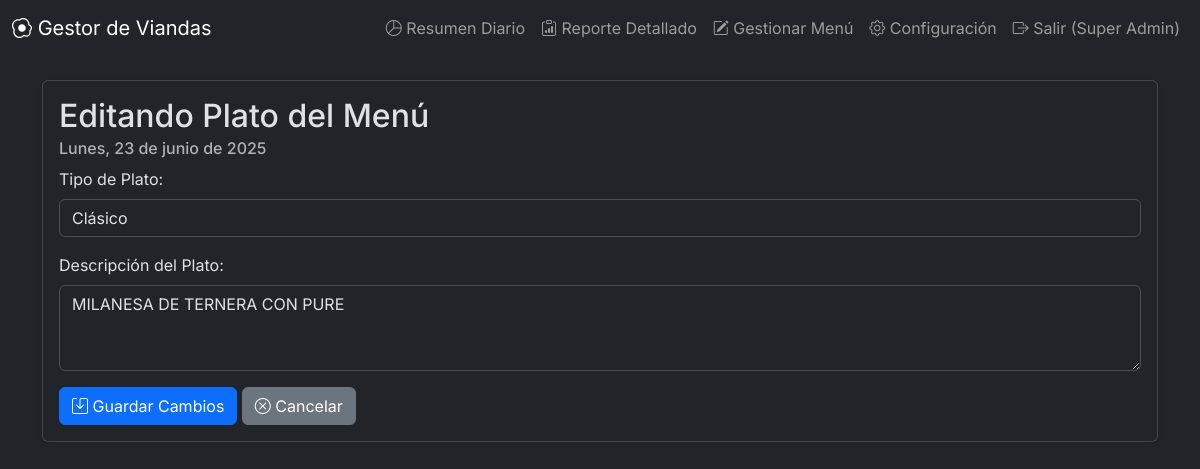
The page /admin/edit_menu_item/1 (signed in) on the database its author committed.
### app.py (models this page shows, shortened)
class User(UserMixin, db.Model):
    id = db.Column(db.Integer, primary_key=True); name = db.Column(db.String(100), nullable=False); email = db.Column(db.String(100), unique=True, nullable=False); password_hash = db.Column(db.String(128)); sector = db.Column(db.String(50)); role = db.Column(db.String(20), default='empleado')
    @property
    def is_admin(self): return self.role == 'admin'

class Menu(db.Model):
    id = db.Column(db.Integer, primary_key=True); menu_date = db.Column(db.Date, nullable=False); menu_type = db.Column(db.String(50), nullable=False); description = db.Column(db.String(200), nullable=False)

### app.py (the view)
@app.route('/admin/edit_menu_item/<int:menu_id>', methods=['GET', 'POST'])
@login_required
def admin_edit_menu_item(menu_id):
    if not current_user.is_admin: return redirect(url_for('index'))
    menu_item = Menu.query.get_or_404(menu_id)
    if request.method == 'POST':
        menu_item.description = request.form.get('description'); menu_item.menu_type = request.form.get('menu_type'); db.session.commit()
        flash('El plato ha sido actualizado con éxito.'); return redirect(url_for('admin_manage_menu'))
    return render_template('admin_edit_menu_item.html', menu_item=menu_item)

### app.py (called while the page is built)
@app.template_filter('format_es')
def format_date_spanish(dt, format_type='full'):
    dias = {1: "Lunes", 2: "Martes", 3: "Miércoles", 4: "Jueves", 5: "Viernes", 6: "Sábado", 7: "Domingo"}
    meses = {1: "enero", 2: "febrero", 3: "marzo", 4: "abril", 5: "mayo", 6: "junio", 7: "julio", 8: "agosto", 9: "septiembre", 10: "octubre", 11: "noviembre", 12: "diciembre"}
    if format_type == 'full':
        return f"{dias[dt.isoweekday()]}, {dt.day} de {meses[dt.month]} de {dt.year}"
    elif format_type == 'abbr':
        return f"{dias[dt.isoweekday()][:3]} {dt.day}"
    elif format_type == 'day_only': # <-- NUEVA OPCIÓN AÑADIDA
        return dias[dt.isoweekday()]
    return dt.strftime('%Y-%m-%d')

@login_manager.user_loader
def load_user(user_id): return User.query.get(int(user_id))

### templates/admin_edit_menu_item.html
{% extends "layout.html" %}
{% block content %}
<div class="card shadow-sm">
    <div class="card-body">
        <h2 class="card-title">Editando Plato del Menú</h2>
        <h6 class="card-subtitle mb-2 text-muted">{{ menu_item.menu_date|format_es('full') }}</h6>
        <form method="POST">
            <div class="mb-3">
                <label for="menu_type" class="form-label">Tipo de Plato:</label>
                <input type="text" class="form-control" id="menu_type" name="menu_type" value="{{ menu_item.menu_type }}" required>
            </div>
            <div class="mb-3">
                <label for="description" class="form-label">Descripción del Plato:</label>
                <textarea class="form-control" id="description" name="description" rows="3" required>{{ menu_item.description }}</textarea>
            </div>
            <button type="submit" class="btn btn-primary"><i class="bi bi-save"></i> Guardar Cambios</button>
            <a href="{{ url_for('admin_manage_menu') }}" class="btn btn-secondary"><i class="bi bi-x-circle"></i> Cancelar</a>
        </form>
    </div>
</div>
{% endblock %}

### templates/layout.html (shortened to what this page needs)
<!doctype html>
<html lang="es" data-bs-theme="dark">
<head>
    <link href="https://cdn.jsdelivr.net/npm/bootstrap@5.3.3/dist/css/bootstrap.min.css" rel="stylesheet">
    <link rel="stylesheet" href="https://cdn.jsdelivr.net/npm/bootstrap-icons@1.11.3/font/bootstrap-icons.min.css">
    <link rel="stylesheet" href="{{ url_for('static', filename='style.css') }}">
</head>
<body>
    <nav class="navbar navbar-expand-lg navbar-dark bg-dark mb-4">
        <div class="container-fluid">
            <a class="navbar-brand" href="{{ url_for('login') }}"><i class="bi bi-egg-fried"></i> Gestor de Viandas</a>
            <div class="d-flex">
                <div class="navbar-nav">
                    {% if current_user.is_authenticated %}
                        {% if current_user.role == 'admin' %}
                            <a class="nav-link" href="{{ url_for('admin_summary') }}"><i class="bi bi-pie-chart"></i> Resumen Diario</a>
                            <a class="nav-link" href="{{ url_for('admin_dashboard') }}"><i class="bi bi-clipboard-data"></i> Reporte Detallado</a>
                            <a class="nav-link" href="{{ url_for('admin_manage_menu') }}"><i class="bi bi-pencil-square"></i> Gestionar Menú</a>
                            <a class="nav-link" href="{{ url_for('admin_settings') }}"><i class="bi bi-gear"></i> Configuración</a>
                        {% elif current_user.role == 'encargado' %}
                             <a class="nav-link" href="{{ url_for('manager_dashboard') }}"><i class="bi bi-list-check"></i> Cargar Viandas</a>
                             <a class="nav-link" href="{{ url_for('manager_personnel') }}"><i class="bi bi-people"></i> Gestionar Personal</a>
                        {% else %}
                             <a class="nav-link active" href="{{ url_for('index') }}">Mis Pedidos</a>
                        {% endif %}
                        <a class="nav-link" href="{{ url_for('logout') }}"><i class="bi bi-box-arrow-right"></i> Salir ({{ current_user.name }})</a>
                    {% endif %}
                </div>
            </div>
        </div>
    </nav>
    <main class="container mt-4">
        {% block content %}{% endblock %}
    </main>
</body>
</html>

### static/style.css (style rules this page uses)
body { font-family: 'Inter', sans-serif; }

### rows shown on the page
User: name "Super Admin"
Menu: menu_date "Lunes, 23 de junio de 2025", menu_type "Clásico", description "MILANESA DE TERNERA CON PURE"
